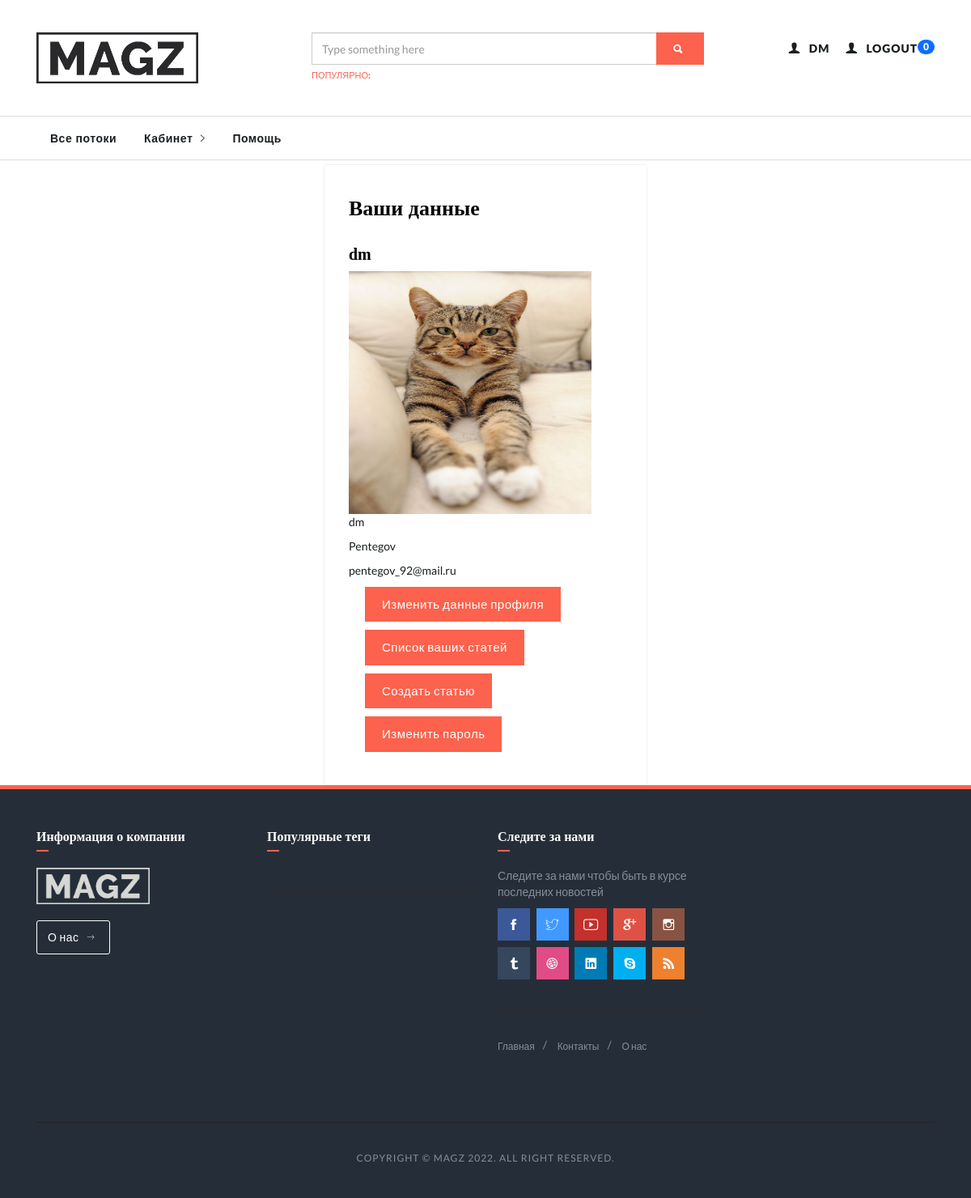
The page /auth/user/ (signed in) on the database its author committed.
### personal_account/models.py (models this page shows, shortened)
class User(AbstractUser):
    foto = models.ImageField(upload_to='user_foto', verbose_name='Фото', blank=True, default='user_foto/default.jpg')
    description = models.TextField(verbose_name='О себе', blank=True)
    is_admin = models.BooleanField(default=False)
    is_moder = models.BooleanField(default=False)
    birthday = models.DateField(verbose_name='День рождения', null=True)
    total_likes = models.IntegerField(verbose_name='Кол-во лайков автора', default=0)
    email = models.EmailField(("email address"), blank=True)
    activate_key = models.CharField(max_length=128, verbose_name='Ключ активации', blank=True, null=True)
    activate_key_expired = models.DateTimeField(blank=True, null=True)

### personal_account/views.py (the view)
# urls.py: path('user/', user, name='user'),
@login_required()
def user(request):
    return render(request, 'personal_account/user.html')

### mainapp/templatetags/has_group.py (called while the page is built)
@register.filter(name='has_group')
def has_group(user, group_name):
    return user.groups.filter(name=group_name).exists()

### personal_account/templatetags/show_notifications.py (called while the page is built)
@register.inclusion_tag('personal_account/show_notifications.html', takes_context=True)
def show_notifications(context):
    request_user = context['request'].user
    notifications = Notification.objects.filter(to_user=request_user).exclude(user_has_seen=True).order_by('-date')
    return {'notifications': notifications}

### personal_account/templates/personal_account/user.html
{% extends 'personal_account/base.html' %}
{% load static %}
{% block content %}
    <div class="container">
        <div class="box-wrapper">
            <div class="box box-border">
                <div class="box-body">
                    <h4>Ваши данные</h4>
                    <h5>{{ user.username }}</h5>
                    <img src="/media/{{ user.foto }}" width="300px" height="300px">
                    <p>{{ user.first_name }}</p>
                    <p>{{ user.last_name }}</p>
                    <p>{{ user.email }}</p>
                    <ul><a href="{% url 'personal_account:edit' user.pk %}" class="btn btn-primary">Изменить данные профиля</a>
                    </ul>
                    <ul><a href="{% url 'personal_account:list_article' %}" class="btn btn-primary">Список ваших
                        статей</a></ul>
                    <ul><a href="{% url 'personal_account:create_article' %}" class="btn btn-primary">Создать
                        статью</a></ul>
                    <ul><a href="{% url 'personal_account:password_change' %}" class="btn btn-primary">Изменить
                        пароль</a></ul>
                </div>
            </div>
        </div>
    </div>
{% endblock %}

### mainapp/templates/mainapp/includes/inc_header.html (shortened to what this page needs)
{% load static %}
{% load show_notifications %}
<div class="firstbar">
    <div class="container">
        <div class="row">
            <div class="col-md-3 col-sm-12">
                <div class="brand">
                    <a href="{% url 'mainapp:index' %}">
                        <img src="{% static 'images/logo.png' %}" alt="Magz Logo">
                    </a>
                </div>
            </div>
            <div class="col-md-6 col-sm-12">
                <form class="search" autocomplete="off" action="{% url 'search:search_results' %}" method="get">
                    <div class="form-group">
                        <div class="input-group">
                            <input type="text" name="q" class="form-control" placeholder="Type something here"
                                   value="{{ search_data }}">
                            <div class="input-group-btn">
                                <button class="btn btn-primary"><i class="ion-search"></i></button>
                            </div>
                        </div>
                    </div>
                    <div class="help-block">
                        <div>Популярно:</div>
                    </div>
                </form>
            </div>
            <div class="col-md-3 col-sm-12 text-right">
                <ul class="nav-icons">
                    {% if user.is_authenticated %}
                    {% show_notifications %}
                        <li><a href="{% url "personal_account:user" %}"><i class="ion-person"></i>
                            <div>{{ user.first_name|default:'Пользователь' }}</div>
                        </a></li>
                        <li><a href="{% url 'personal_account:logout' %}"><i class="ion-person"></i>
                            <div>Logout</div>
                        </a></li>
                    {% endif %}
                </ul>
            </div>
        </div>
    </div>
</div>

### static/css/skins/all.css (style rules this page uses)
.skin-orange a { color: #FC624D; }
.skin-orange .btn-primary { background-color: #FC624D; color: #fff; border-color: #FC624D; }
.skin-orange .firstbar .search .help-block div { color: #FC624D; }

### rows shown on the page
User: first_name "DM", username "dm", foto (placeholder picture), first_name "dm", last_name "Pentegov", email "pentegov_92@mail.ru"

### other values the page prints
{{ notifications.count }} "0"
